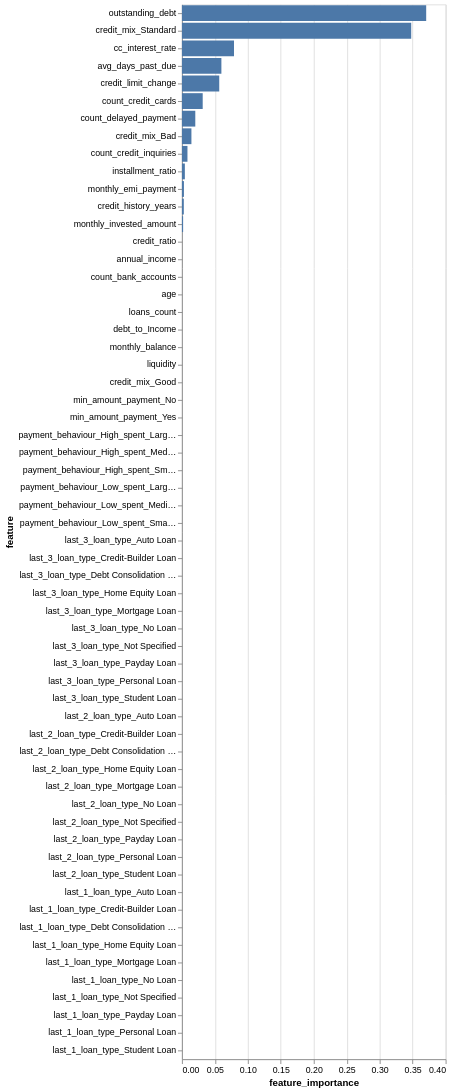

The notebook cell this image was saved under:
### Code cell
# Display all features
alt.Chart(dt_feature_imp).mark_bar().encode(
    x = 'feature_importance',
    y = alt.Y("feature", sort='-x'),
    tooltip = ['feature','feature_importance'])

### Figure 1 — Vega-Lite specification as saved in the notebook (floating-point values rounded to 4 significant figures)
{"config": {"view": {"continuousWidth": 300, "continuousHeight": 300}}, "data": {"name": "data-c9119df06712d2870182e68468449d92"}, "mark": {"type": "bar"}, "encoding": {"tooltip": [{"field": "feature", "type": "nominal"}, {"field": "feature_importance", "type": "quantitative"}], "x": {"field": "feature_importance", "type": "quantitative"}, "y": {"field": "feature", "sort": "-x", "type": "nominal"}}, "$schema": "https://vega.github.io/schema/vega-lite/v5.20.1.json", "datasets": {"data-c9119df06712d2870182e68468449d92": [{"feature": "outstanding_debt", "feature_importance": 0.3705}, {"feature": "credit_mix_Standard", "feature_importance": 0.3478}, {"feature": "cc_interest_rate", "feature_importance": 0.07895}, {"feature": "avg_days_past_due", "feature_importance": 0.05982}, {"feature": "credit_limit_change", "feature_importance": 0.05657}, {"feature": "count_credit_cards", "feature_importance": 0.03147}, {"feature": "count_delayed_payment", "feature_importance": 0.02024}, {"feature": "credit_mix_Bad", "feature_importance": 0.01436}, {"feature": "count_credit_inquiries", "feature_importance": 0.008356}, {"feature": "installment_ratio", "feature_importance": 0.004403}, {"feature": "monthly_emi_payment", "feature_importance": 0.002999}, {"feature": "credit_history_years", "feature_importance": 0.002821}, {"feature": "monthly_invested_amount", "feature_importance": 0.00177}, {"feature": "credit_ratio", "feature_importance": 0.0}, {"feature": "annual_income", "feature_importance": 0.0}, {"feature": "count_bank_accounts", "feature_importance": 0.0}, {"feature": "age", "feature_importance": 0.0}, {"feature": "loans_count", "feature_importance": 0.0}, {"feature": "debt_to_Income", "feature_importance": 0.0}, {"feature": "monthly_balance", "feature_importance": 0.0}, {"feature": "liquidity", "feature_importance": 0.0}, {"feature": "credit_mix_Good", "feature_importance": 0.0}, {"feature": "min_amount_payment_No", "feature_importance": 0.0}, {"feature": "min_amount_payment_Yes", "feature_importance": 0.0}, {"feature": "payment_behaviour_High_spent_Large_value_payments", "feature_importance": 0.0}, {"feature": "payment_behaviour_High_spent_Medium_value_payments", "feature_importance": 0.0}, {"feature": "payment_behaviour_High_spent_Small_value_payments", "feature_importance": 0.0}, {"feature": "payment_behaviour_Low_spent_Large_value_payments", "feature_importance": 0.0}, {"feature": "payment_behaviour_Low_spent_Medium_value_payments", "feature_importance": 0.0}, {"feature": "payment_behaviour_Low_spent_Small_value_payments", "feature_importance": 0.0}, {"feature": "last_3_loan_type_Auto Loan", "feature_importance": 0.0}, {"feature": "last_3_loan_type_Credit-Builder Loan", "feature_importance": 0.0}, {"feature": "last_3_loan_type_Debt Consolidation Loan", "feature_importance": 0.0}, {"feature": "last_3_loan_type_Home Equity Loan", "feature_importance": 0.0}, {"feature": "last_3_loan_type_Mortgage Loan", "feature_importance": 0.0}, {"feature": "last_3_loan_type_No Loan", "feature_importance": 0.0}, {"feature": "last_3_loan_type_Not Specified", "feature_importance": 0.0}, {"feature": "last_3_loan_type_Payday Loan", "feature_importance": 0.0}, {"feature": "last_3_loan_type_Personal Loan", "feature_importance": 0.0}, {"feature": "last_3_loan_type_Student Loan", "feature_importance": 0.0}, {"feature": "last_2_loan_type_Auto Loan", "feature_importance": 0.0}, {"feature": "last_2_loan_type_Credit-Builder Loan", "feature_importance": 0.0}, {"feature": "last_2_loan_type_Debt Consolidation Loan", "feature_importance": 0.0}, {"feature": "last_2_loan_type_Home Equity Loan", "feature_importance": 0.0}, {"feature": "last_2_loan_type_Mortgage Loan", "feature_importance": 0.0}, {"feature": "last_2_loan_type_No Loan", "feature_importance": 0.0}, {"feature": "last_2_loan_type_Not Specified", "feature_importance": 0.0}, {"feature": "last_2_loan_type_Payday Loan", "feature_importance": 0.0}, {"feature": "last_2_loan_type_Personal Loan", "feature_importance": 0.0}, {"feature": "last_2_loan_type_Student Loan", "feature_importance": 0.0}, {"feature": "last_1_loan_type_Auto Loan", "feature_importance": 0.0}, {"feature": "last_1_loan_type_Credit-Builder Loan", "feature_importance": 0.0}, {"feature": "last_1_loan_type_Debt Consolidation Loan", "feature_importance": 0.0}, {"feature": "last_1_loan_type_Home Equity Loan", "feature_importance": 0.0}, {"feature": "last_1_loan_type_Mortgage Loan", "feature_importance": 0.0}, {"feature": "last_1_loan_type_No Loan", "feature_importance": 0.0}, {"feature": "last_1_loan_type_Not Specified", "feature_importance": 0.0}, {"feature": "last_1_loan_type_Payday Loan", "feature_importance": 0.0}, {"feature": "last_1_loan_type_Personal Loan", "feature_importance": 0.0}, {"feature": "last_1_loan_type_Student Loan", "feature_importance": 0.0}]}}
